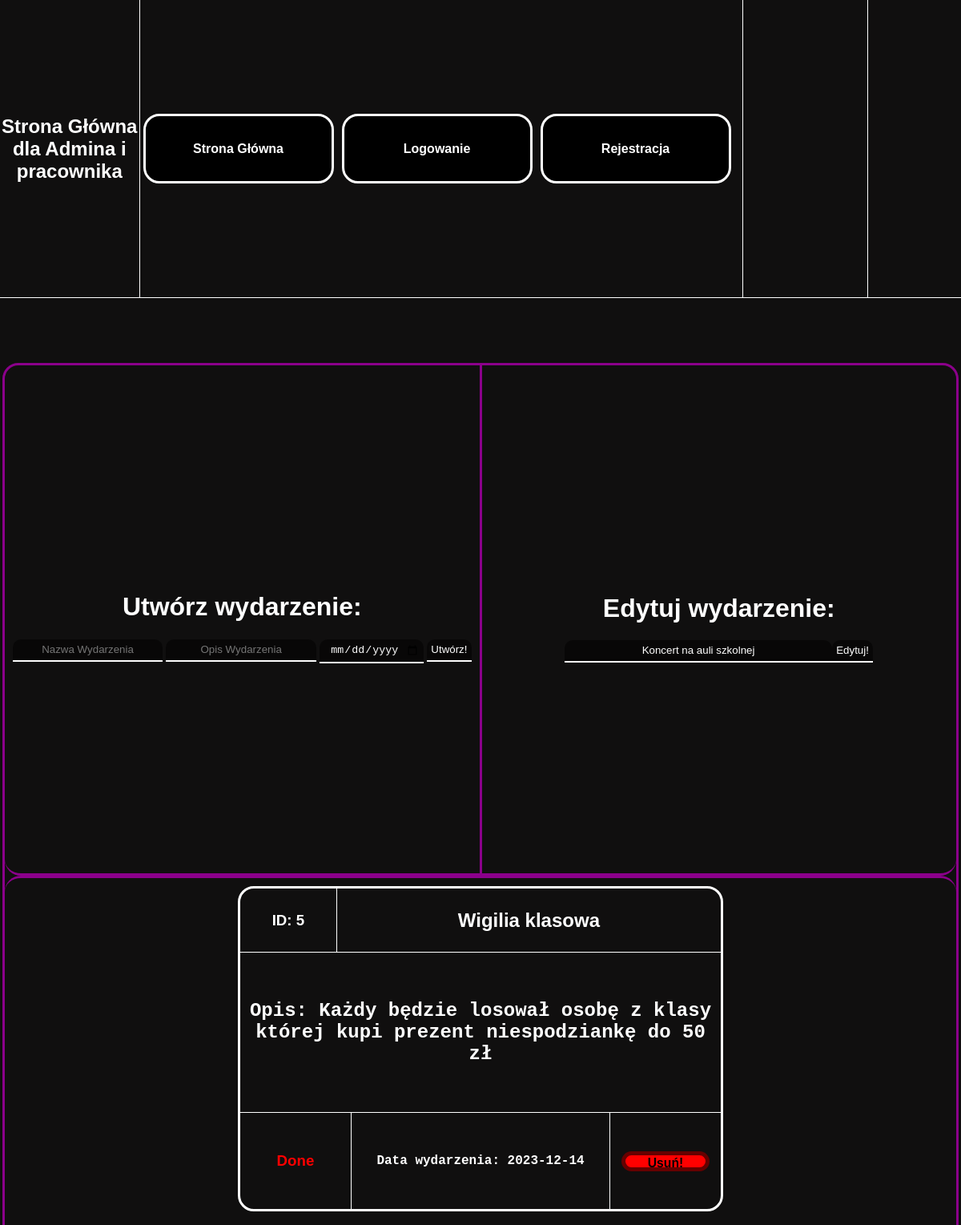
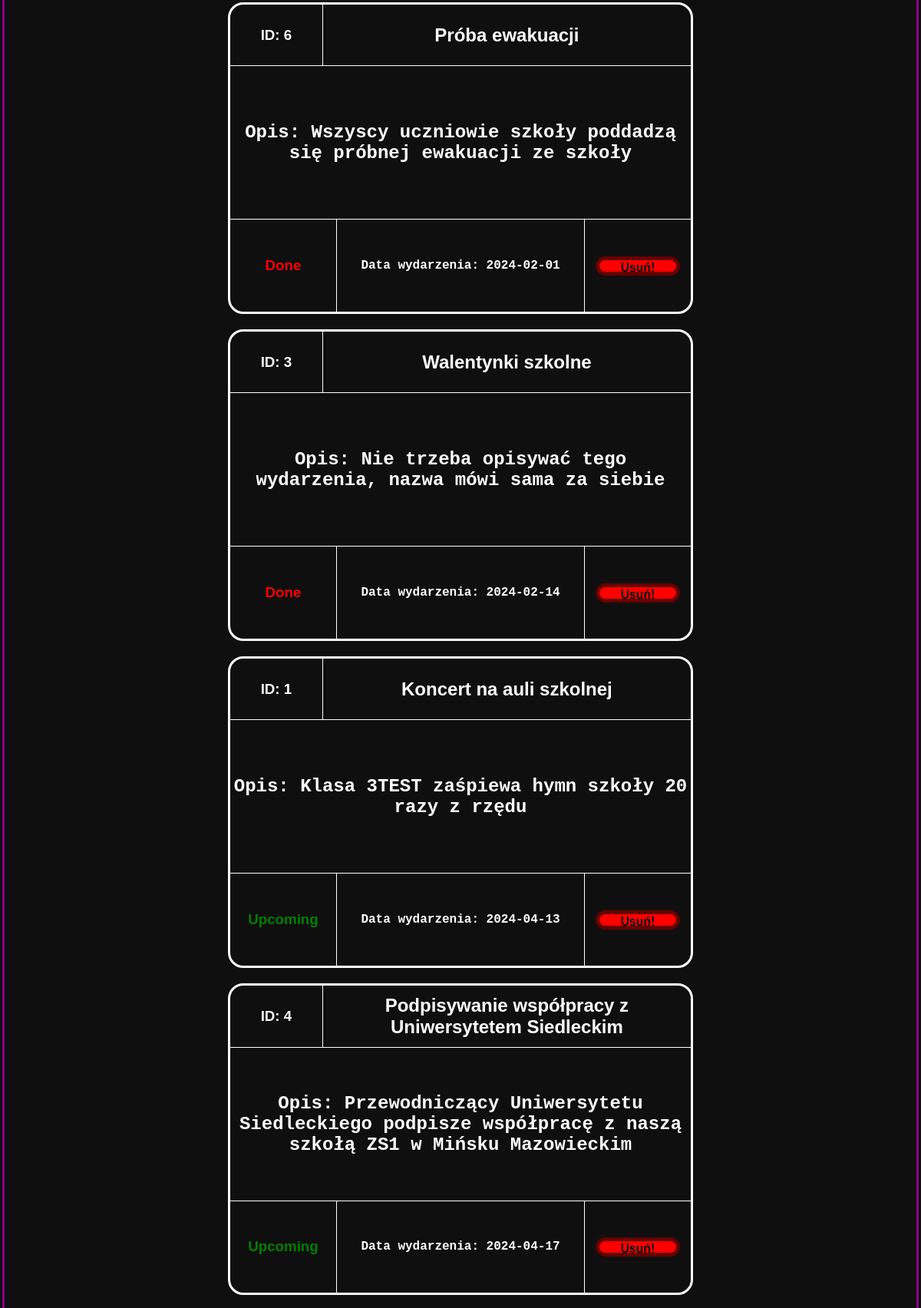
Page /indexadminiuzytkownik.php (upper part) on the committed database (2 pictures, top to bottom).
### tables this page shows
CREATE TABLE `wydarzenia` (
  `ID` int(11) NOT NULL,
  `nazwa_wyd` text NOT NULL,
  `opis_wyd` text NOT NULL,
  `data_wyd` date NOT NULL
);

### indexadminiuzytkownik.php (the view, shortened to what this page needs)
<!DOCTYPE html>
<html lang="en">
<head>
    <link rel="stylesheet" href="style.css">
</head>
<body>
    <div id="ogol">
        <div id="menu">
            <div id="menlewolewo">
                <h1>Strona Główna dla Admina i pracownika</h1>
            </div>
            <div id="menlewo">
                <?php
                include 'menuadmin.php';
                ?>
            </div>
            <div id="menprawo">
            </div>
            <div id="menprawoprawo">
            </div>
        </div>
        <div id="tresc">
            <div id="trescogol">
                <div id="trescogolgora">
                    <div id="trescogolgoralewo">
                        <h1>Utwórz wydarzenie: </h1>
                        <form action="" method="POST">
                            <input type="text" class="input" name="tytul" placeholder="Nazwa Wydarzenia" style="text-align: center;" required>
                            <input type="text" class="input" name="opis" placeholder="Opis Wydarzenia" style="text-align: center;" required>
                            <input type="date" class="input" name="data" placeholder="Data Wydarzenia" required>
                            <input type="submit" class="input" name="wyss" value="Utwórz!">
                        </form>
                    </div>
                    <div id="trescogolgoraprawo">
                        <h1>Edytuj wydarzenie: </h1>
                        <form action="edycja.php" method="POST">
                            <?php
                            $host = "localhost";
                            $dbuser = "root";
                            $dbpassword = "";
                            $dbname = "Aaawlasny_projekt_BS";
                            $conn = mysqli_connect($host, $dbuser, $dbpassword, $dbname);
                            echo "<select name='edyt' class='input'>";
                            $sql = "SELECT * FROM `wydarzenia` WHERE 1";
                            $result = $conn->query($sql);
                            if ($result->num_rows > 0) {
                                while ($row = $result->fetch_assoc()) {
                                    echo "<option value='" . $row['ID'] . "'>" . $row['nazwa_wyd'] . "</option>";
                                }
                                echo "</select>";
                                echo '<input type="submit" class="input" name="submit" value="Edytuj!">';
                            } else {
                                echo "<option value=''>Brak kandydatów</option>";
                            }
                            ?>
                        </form>
                    </div>
                </div>
                <div id="trescogoldol">
                    <?php
                    $host = "localhost";
                    $dbuser = "root";
                    $dbpassword = "";
                    $dbname = "Aaawlasny_projekt_BS";
                    $conn = mysqli_connect($host, $dbuser, $dbpassword, $dbname);
                    $sql = "SELECT `ID`, `nazwa_wyd`, `opis_wyd`, `data_wyd` FROM `wydarzenia`ORDER BY `data_wyd` ASC";
                    $result = $conn->query($sql);
                    if ($result->num_rows > 0) {
                        while ($row = $result->fetch_assoc()) {
                            echo "<div id = 'wydarzenie'>";
                            echo "<div id = 'divgora'>";
                            echo "<div id = 'divgoralewo'>";
                            echo "<h3>" . "ID: " .  $row['ID'] . "</h3>";
                            echo "</div>";
                            echo "<div id = 'divgoraprawo'>";
                            echo "<h2 id='nazwa_wyd'>" .   $row['nazwa_wyd'] . "</h2>";
                            echo "</div>";
                            echo "</div>";
                            echo "<div id = 'divsrodek'>";
                            echo "<h2>" . "Opis: " . $row['opis_wyd'] . "</h2>";
                            echo "</div>";
                            echo "<div id = 'divdol'>";
                            echo "<div id = 'divdollewolewo'>";
                            $date = new DateTime($row['data_wyd']);
                            $now = new DateTime();
                            if ($date >= $now) {
                                echo "<h3 id ='dobre'>Upcoming</h3>";
                            } else {
                                echo "<h3 id ='zle'>Done</h3>";
                            }
                            echo "</div>";
                            echo "<div id = 'divdollewo'>";
                            echo "<h4>" . "Data wydarzenia: " . $row['data_wyd'] . "</h4>";
                            echo "</div>";
                            echo "<div id = 'divdolprawo'>";
                            echo "<form method='POST' action=''>";
                            echo "<input type='submit' class='input1' name='usun' value='Usuń!' style='width: 110px;'>";
                            echo "</form>";
                            echo "</div>";
                            echo "</div>";
                            echo "</div>";
                        }
                    } else {
                        echo "<h1>Brak Wydarzeń</h1>";
                    }
                    ?>
                </div>
            </div>
        </div>
    </div>
</body>
</html>

### style.css (style rules this page uses)
body { background-color: rgb(16, 15, 15); color: white; margin: 0px; overflow: hidden; }
#ogol { display: flex; flex-direction: column; width: 100%; height: 100vh; }
#menu { display: flex; flex-direction: row; color: white; width: 100%; height: 10%; border-bottom: 0.5px solid white; }
#menlewo { display: flex; flex-direction: row; align-items: center; justify-content: center; width: 65%; height: 100%; border-right: 0.5px solid white; }
#menlewolewo { display: flex; flex-direction: row; align-items: center; text-align: center; justify-content: center; width: 15%; height: 100%; border-right: 0.5px solid white; }
#menprawo { display: flex; align-items: center; justify-content: center; width: 10%; height: 100%; padding: 0 20px; color: white; font-family: Arial, Helvetica, sans-serif; font-weight: bold; font-size: 16px; }
#menprawoprawo { display: flex; align-items: center; justify-content: center; flex-direction: row; border-left: 0.5px solid white; width: 10%; height: 100%; }
#menlewolewo h1 { font-size: 1.5em; margin: 0; padding: 0; }
#tresc { display: flex; align-items: center; justify-content: center; flex-direction: column; width: 100%; height: 90%; }
#trescogol { display: flex; align-items: center; justify-content: center; flex-direction: column; border: solid darkmagenta 3px; border-radius: 20px; width: 99%; height: 95%; }
#trescogolgora { display: flex; align-items: center; justify-content: center; flex-direction: row; border-bottom: solid darkmagenta 3px; border-radius: 20px; width: 100%; height: 20%; }
#trescogolgoralewo { display: flex; align-items: center; justify-content: center; flex-direction: column; border-right: solid darkmagenta 3px; width: 50%; height: 100%; }
#trescogolgoraprawo { display: flex; align-items: center; justify-content: center; flex-direction: column; width: 50%; height: 100%; }
#trescogoldol { display: flex; align-items: baseline; justify-content: center; flex-direction: row; flex-wrap: wrap; overflow-y: auto; border-top: solid darkmagenta 3px; border-radius: 20px; width: 100%; height: 80%; }
#wydarzenie { display: flex; align-items: center; justify-content: center; flex-direction: column; margin: 10px; border: solid white 3px; font-family: "Lucida Console", "Courier New", monospace; text-align: center; border-radius: 20px; width: 600px; height: 400px; }
#divgora { display: flex; align-items: center; justify-content: center; flex-direction: row; border-bottom: solid white 0.5px; width: 100%; height: 20%; }
#divgoralewo { display: flex; align-items: center; justify-content: center; border-right: solid white 0.5px; width: 20%; height: 100%; }
#divgoraprawo { display: flex; align-items: center; justify-content: center; width: 80%; height: 100%; }
#divsrodek { display: flex; align-items: center; justify-content: center; flex-direction: row; flex-wrap: wrap; overflow: auto; border-bottom: solid white 0.5px; width: 100%; height: 50%; }
#divdol { display: flex; align-items: center; justify-content: center; flex-direction: row; width: 100%; height: 30%; }
#divdollewo { display: flex; align-items: center; justify-content: center; flex-direction: row; border-right: solid white 0.5px; width: 70%; height: 100%; }
#divdollewolewo { display: flex; align-items: center; justify-content: center; border-right: solid white 0.5px; width: 30%; height: 100%; }
#divdolprawo { display: flex; align-items: center; justify-content: center; flex-direction: column; gap: 4px; width: 30%; height: 100%; }
.input1 { background-color: rgb(255, 0, 0); border: solid rgb(102, 0, 0) 5px; border-radius: 20px; transition: 0.3s ease; text-align: center; font-family: Arial, Helvetica, sans-serif; font-weight: bold; font-size: 98%; color: black; width: 170px; height: 25px; }
.input { text-align: center; appearance: none; border: none; outline: none; border-bottom: 0.2em solid rgb(255, 255, 255); background: rgba(0, 0, 0, 0.5); border-radius: 10px 10px 0 0; padding: 0.4em; color: rgb(255, 255, 255); }
h1 { font-family: "Tahoma", sans-serif; }
h3 { font-family: "Tahoma", sans-serif; }
#dobre { color: green; }
#zle { color: red; }
#nazwa_wyd { font-family: "Tahoma", sans-serif; }

### rows in the picture
wydarzenia: ID "5", nazwa_wyd "Wigilia klasowa", opis_wyd "Każdy będzie losował osobę z klasy której kupi prezent niespodziankę do 50 zł", shows "Done", data_wyd "2023-12-14"
wydarzenia: ID "6", nazwa_wyd "Próba ewakuacji", opis_wyd "Wszyscy uczniowie szkoły poddadzą się próbnej ewakuacji ze szkoły", shows "Done", data_wyd "2024-02-01"
wydarzenia: ID "3", nazwa_wyd "Walentynki szkolne", opis_wyd "Nie trzeba opisywać tego wydarzenia, nazwa mówi sama za siebie", shows "Done", data_wyd "2024-02-14"
wydarzenia: ID "1", nazwa_wyd "Koncert na auli szkolnej", opis_wyd "Klasa 3TEST zaśpiewa hymn szkoły 20 razy z rzędu", shows "Upcoming", data_wyd "2024-04-13"
wydarzenia: ID "4", nazwa_wyd "Podpisywanie współpracy z Uniwersytetem Siedleckim", opis_wyd "Przewodniczący Uniwersytetu Siedleckiego podpisze współpracę z naszą szkołą ZS1 w Mińsku Mazowieckim", shows "Upcoming", data_wyd "2024-04-17"

### other values in the picture
form field edyt "Koncert na auli szkolnej"
